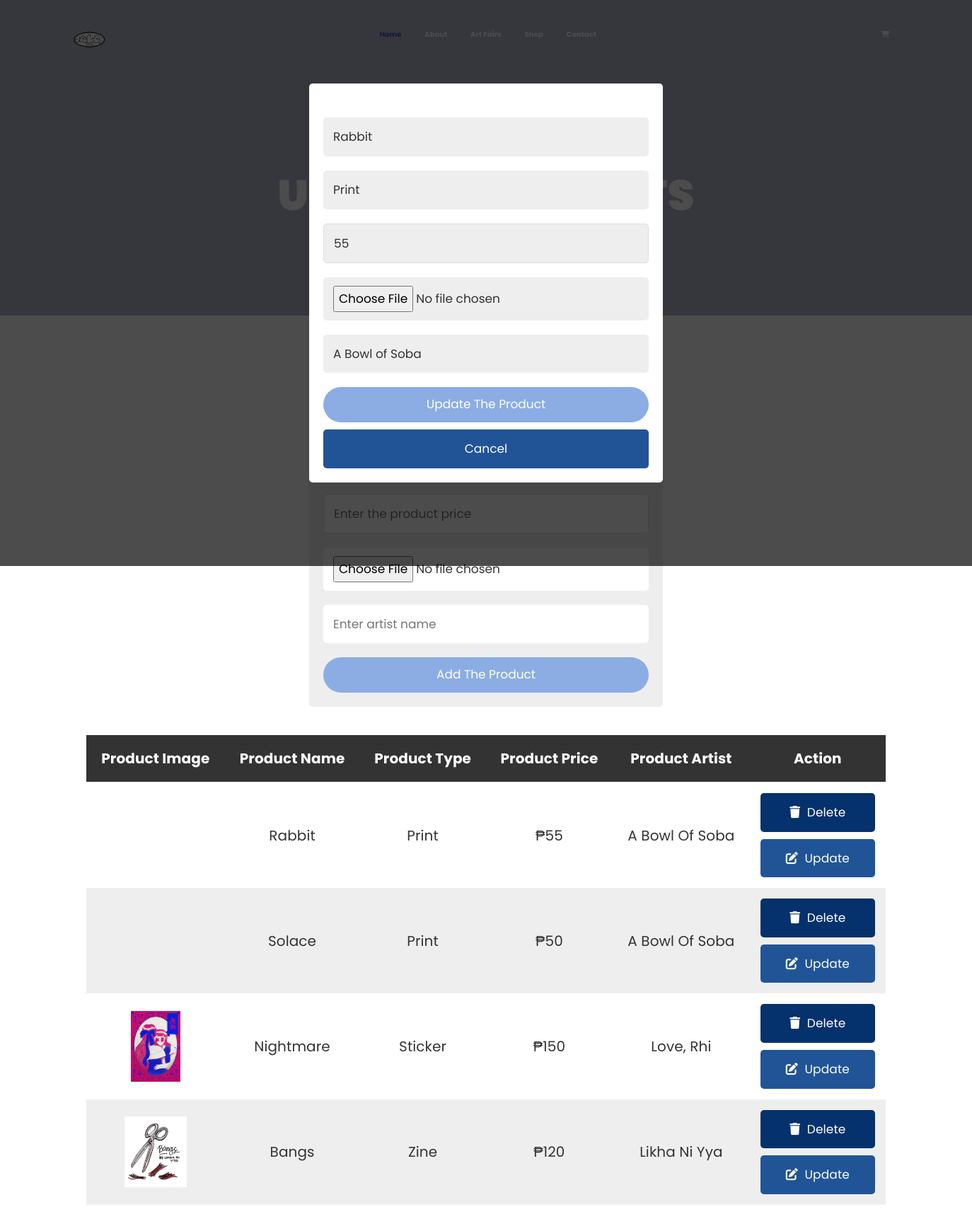
The page /admin.php?edit=14 on the database its author committed.
### tables this page shows
CREATE TABLE `products` (
  `id` int(255) NOT NULL,
  `product_name` varchar(255) NOT NULL,
  `product_type` varchar(255) DEFAULT NULL,
  `price` varchar(255) NOT NULL,
  `image` varchar(255) NOT NULL,
  `artist` varchar(255) DEFAULT NULL
);

### admin.php (the view, shortened to what this page needs)
<?php
@include 'config.php';
?>
<!DOCTYPE html>
<html lang="en">
<head>
	<link rel="stylesheet" href="https://cdn.jsdelivr.net/npm/bootstrap@4.3.1/dist/css/bootstrap.min.css">
	<link rel="stylesheet" href="assets/css/owl.carousel.css">
	<link rel="stylesheet" href="assets/css/magnific-popup.css">
	<link rel="stylesheet" href="assets/css/animate.css">
	<link rel="stylesheet" href="assets/css/meanmenu.min.css">
	<link rel="stylesheet" href="assets/css/main.css">
	<link rel="stylesheet" href="assets/css/responsive.css">
	<link rel="stylesheet" href="assets/css/lightbox/css/lightbox.min.css">
<link rel="stylesheet" href="assets/css/php.css">
</head>
<body>
	<div class="top-header-area" id="sticker">
		<div class="container">
			<div class="row">
				<div class="col-lg-12 col-sm-12 text-center">
					<div class="main-menu-wrap">
						<div class="site-logo">
							<a href="index.php">
								<img src="assets/images/logo.png" alt="">
							</a>
						</div>
						<nav class="main-menu">
							<ul>
								<li class="current-list-item"><a href="index.php">Home</a>
								</li>
								<li><a href="about.php">About</a></li>
								<li><a href="booths.php">Art Fairs</a>
								</li>
								<li><a href="shop.php">Shop</a></li>
								<li><a href="contact.php">Contact</a></li>
								<li>
									<div class="header-icons">
										<li><a class="shopping-cart" href="cart.php"><i class="fas fa-shopping-cart"></i></a>
									</div>
								</li>
							</ul>
						</nav>
					</div>
				</div>
			</div>
		</div>
	</div>
	<div class="breadcrumb-section breadcrumb-bg-about">
		<div class="container">
			<div class="row">
				<div class="col-lg-8 offset-lg-2 text-center">
					<div class="breadcrumb-text">
						<p>ADMIN ONLY</p>
						<h1>UPDATE PRODUCTS</h1>
					</div>
				</div>
			</div>
		</div>
	</div>
<div class="container">
    <section>
        <form action="" method="post" class="add-product-form" enctype="multipart/form-data">
            <h3>Add a New Product</h3>
            <input type="number" name="p_price" min="0" placeholder="Enter the product price" class="box" required>
            <input type="file" name="p_image" accept="image/png, image/jpg, image/jpeg" class="box" required>
            <input type="text" name="p_artist" placeholder="Enter artist name" class="box" required>
            <input type="submit" value="Add the product" name="add_product" class="btn">
        </form>
    </section>
<section class="display-product-table">
    <table>
        <thead>
            <th>Product Image</th>
            <th>Product Name</th>
            <th>Product Type</th>
            <th>Product Price</th>
            <th>Product Artist</th>
            <th>Action</th>
        </thead>
        <tbody>
            <?php
            $select_products = mysqli_query($conn, "SELECT * FROM `products`");
            if(mysqli_num_rows($select_products) > 0){
                while($row = mysqli_fetch_assoc($select_products)){
            ?>
            <tr>
                <td><img src="uploaded_product/<?php echo $row['image']; ?>" height="100" alt=""></td>
                <td><?php echo $row['product_name']; ?></td>
                <td><?php echo $row['product_type']; ?></td>
                <td>₱<?php echo $row['price']; ?></td>
                <td><?php echo $row['artist']; ?></td>
                <td>
                    <a href="admin.php?delete=<?php echo $row['id']; ?>" class="delete-btn" onclick="return confirm('Are you sure you want to delete this product?');"> <i class="fas fa-trash"></i> Delete </a>
                    <a href="admin.php?edit=<?php echo $row['id']; ?>" class="option-btn"> <i class="fas fa-edit"></i> Update </a>
                </td>
            </tr>
            <?php
                }
            } else {
                echo "<tr><td colspan='6' class='empty'>No product added</td></tr>";
            }
            ?>
        </tbody>
    </table>
</section>
<section class="edit-form-container">
    <?php
    if(isset($_GET['edit'])){
        $edit_id = $_GET['edit'];
        $edit_query = mysqli_query($conn, "SELECT * FROM `products` WHERE id = $edit_id");
        if(mysqli_num_rows($edit_query) > 0){
            while($fetch_edit = mysqli_fetch_assoc($edit_query)){
    ?>
    <form action="" method="post" enctype="multipart/form-data">
        <input type="text" class="box" required name="update_p_name" value="<?php echo $fetch_edit['product_name']; ?>">
        <input type="text" class="box" required name="update_p_type" value="<?php echo $fetch_edit['product_type']; ?>">
        <input type="number" min="0" class="box" required name="update_p_price" value="<?php echo $fetch_edit['price']; ?>">
        <input type="file" class="box" required name="update_p_image" accept="image/png, image/jpg, image/jpeg">
        <input type="text" class="box" required name="update_p_artist" value="<?php echo $fetch_edit['artist']; ?>">
        <input type="submit" value="Update the product" name="update_product" class="btn">
        <button type="button" id="close-edit" class="option-btn" onclick="cancelUpdate()">Cancel</button>
    </form>
    <?php
            }
        }
    }
    ?>
</section>
</div>
</body>
</html>

### assets/css/main.css (style rules this page uses)
html { font-size: 14px; font-weight: 400; line-height: 28px; height: 100%; }
body { font-family: Poppins, Arial, sans-serif; font-weight: 400; font-size: 1rem; letter-spacing: 0.1px; line-height: 1.8; color: #051922; overflow-x: hidden; }
body img { max-width: 100%; }
a { cursor: pointer; text-decoration: none; -webkit-transition: all 0.2s ease-in-out; -o-transition: all 0.2s ease-in-out; transition: all 0.2s ease-in-out; }
h1, .h1, h2, .h2, h3, .h3, h4, .h4, h5, .h5, h6, .h6 { font-family: "Poppins", sans-serif; font-weight: 700; margin: 0 0 1.25rem 0; }
h1:last-child, .h1:last-child, h2:last-child, .h2:last-child, h3:last-child, .h3:last-child, h4:last-child, .h4:last-child, h5:last-child, .h5:last-child, h6:last-child, .h6:last-child { margin: 0; }
h1, .h1 { font-size: 4rem; font-weight: 700; line-height: 4rem; }
h3, .h3 { font-size: 2rem; font-weight: 700; line-height: 2.25rem; }
p { font-family: Poppins; font-weight: 500; font-size: 1rem; letter-spacing: 0.1px; line-height: 1.8; color: #000c12; margin: 0 0 1.25rem 0; }
.breadcrumb-bg-about { background-image: url(../images/about.jpg); }
.breadcrumb-text p { color: #103d87; font-weight: 700; text-transform: uppercase; letter-spacing: 7px; font-size: 20px; }
.breadcrumb-text h1 { font-size: 60px; font-weight: 900; color: #fff; margin: 0; margin-top: 20px; }
.breadcrumb-section { padding: 150px 0; background-size: cover; background-position: center center; position: relative; z-index: 1; background-attachment: fixed; padding-top: 200px; }
.breadcrumb-section:after { position: absolute; left: 0; top: 0; width: 100%; height: 100%; content: ""; background-color: #727fa5ad; z-index: -1; opacity: 0.8; }
.top-header-area { position: absolute; z-index: 999; width: 100%; padding: 25px 0; }
nav.main-menu ul { margin: 0; padding: 0; list-style: none; }
nav.main-menu ul li { display: inline-block; }
nav.main-menu ul li a { color: #fff; font-weight: 700; display: block; padding: 15px; }
nav.main-menu ul > li { position: relative; }
nav.main-menu ul li:last-child a { display: inline-block; }
nav.main-menu > ul li:last-child { float: right; }
.site-logo { float: left; }
.site-logo img { max-width: 50px; }
.main-menu-wrap { position: relative; }
.site-logo { padding: 6px 0; }
nav.main-menu ul li.current-list-item > a { color: #3260AA; }
nav.main-menu li a { -webkit-transition: 0.3s; -o-transition: 0.3s; transition: 0.3s; }
.top-header-area { -webkit-transition: 0.3s; -o-transition: 0.3s; transition: 0.3s; }
input[type="submit"] { -webkit-transition: 0.3s; -o-transition: 0.3s; transition: 0.3s; border-radius: 50px !important; background-color: #8bade3; }
html, body { height: 100%; }
input[type="number"] { border: 1px solid #ddd; border-radius: 5px; padding: 10px; width: 100px; margin-bottom: 15px; }
thead { border-bottom: 1px solid #eee; }
.option-btn { margin-top: 30px; }
.btn { display: block; width: 100%; padding: 15px; background-color: #007bff; color: #fff; border: none; border-radius: 5px; cursor: pointer; transition: background-color 0.3s ease; }

### rows shown on the page
products: product_name "Rabbit", product_type "Print", price "55", artist "A Bowl Of Soba", update_p_name "Rabbit", update_p_type "Print", update_p_price "55", update_p_artist "A Bowl of Soba"
products: product_name "Solace", product_type "Print", price "50", artist "A Bowl Of Soba"
products: image (picture), product_name "Nightmare", product_type "Sticker", price "150", artist "Love, Rhi"
products: image (picture), product_name "Bangs", product_type "Zine", price "120", artist "Likha Ni Yya"
